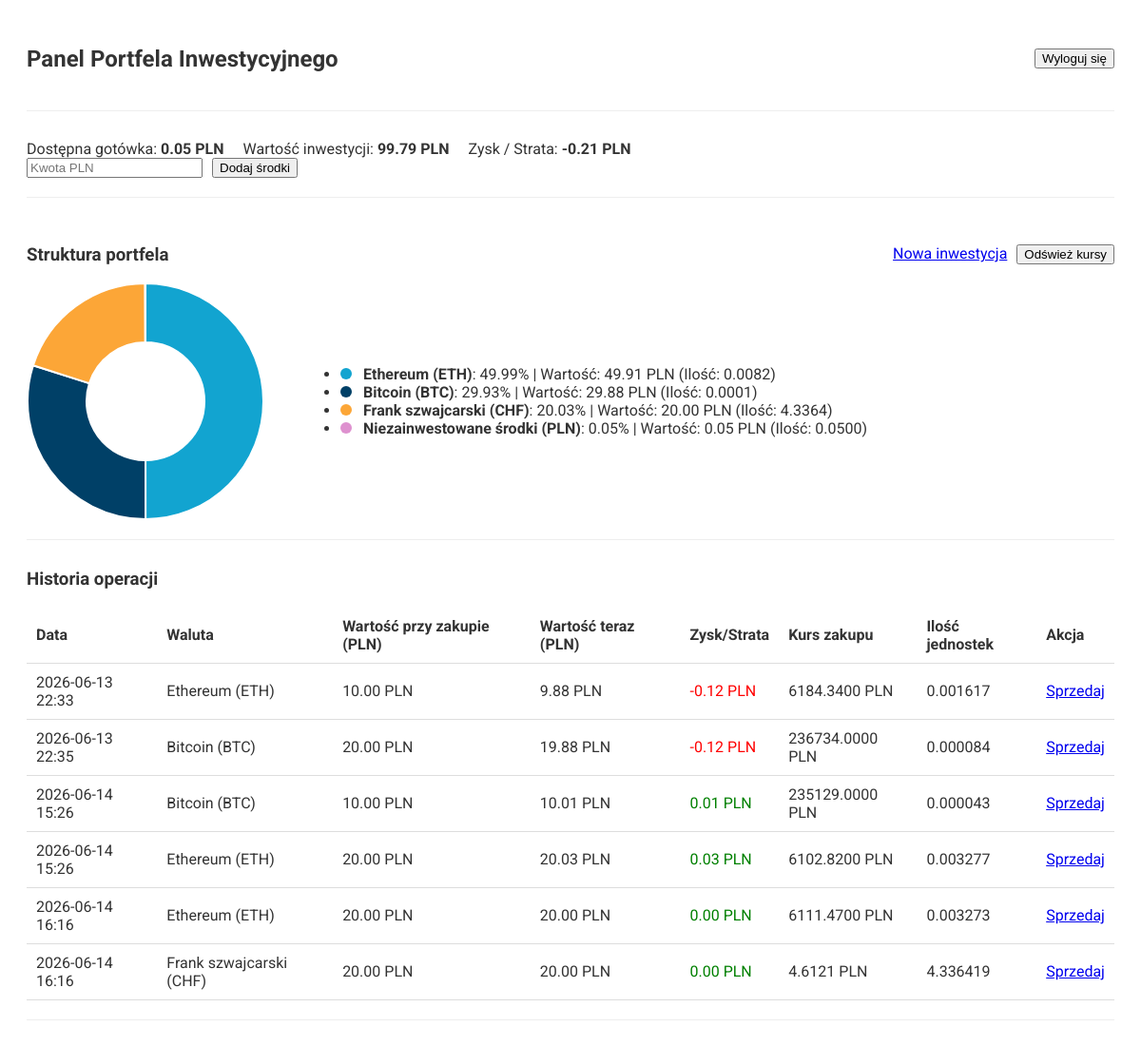
Page /auth/dashboard/ (signed in) on the committed database.
### wallet/models.py (models this page shows, shortened)
class UserProfile(models.Model):
    user = models.OneToOneField(User, on_delete=models.CASCADE)
    cash_balance_pln = models.DecimalField(
        max_digits=20, decimal_places=2, default=0.00
    )

class Asset(models.Model):
    ASSET_TYPES = (
        ("CRYPTO", "Kryptowaluta"),
        ("FIAT", "Waluta tradycyjna"),
    )
    name = models.CharField(max_length=50)
    symbol = models.CharField(max_length=10, unique=True)
    asset_type = models.CharField(max_length=10, choices=ASSET_TYPES)
    api_id = models.CharField(max_length=50, blank=True, null=True)

class WalletTransaction(models.Model):
    user = models.ForeignKey(User, on_delete=models.CASCADE)
    asset = models.ForeignKey(Asset, on_delete=models.CASCADE)
    amount_in_pln = models.DecimalField(max_digits=20, decimal_places=2)
    calculated_quantity = models.DecimalField(
        max_digits=20, decimal_places=8, default=0.0
    )
    price_per_unit = models.DecimalField(max_digits=20, decimal_places=4)
    date = models.DateTimeField(auto_now_add=True)

### wallet/views.py (the view, shortened to what this page needs)
# urls.py: path("dashboard/", wallet_dashboard_view, name="wallet_dashboard"),
@login_required
def wallet_dashboard_view(request):
    profile, created = UserProfile.objects.get_or_create(user=request.user)
    transactions = WalletTransaction.objects.filter(user=request.user).select_related(
        "asset"
    )
    for tx in transactions:
        current_price = get_or_update_asset_price(tx.asset) or Decimal("0.0")
        current_value = tx.calculated_quantity * current_price
        tx.current_value_pln = current_value
        tx.profit_loss = current_value - tx.amount_in_pln
    portfolio_dict = {}
    total_invested_pln = Decimal("0.00")
    for tx in transactions:
        asset = tx.asset
        if asset not in portfolio_dict:
            portfolio_dict[asset] = {
                "quantity": Decimal("0.0"),
                "invested_cash": Decimal("0.0"),
            }
        portfolio_dict[asset]["quantity"] += tx.calculated_quantity
        portfolio_dict[asset]["invested_cash"] += tx.amount_in_pln
        total_invested_pln += tx.amount_in_pln
    portfolio_summary = []
    current_total_investments_value = Decimal("0.00")
    for asset, data in portfolio_dict.items():
        if data["quantity"] > 0:
            current_price = get_or_update_asset_price(asset) or Decimal("0.0")
            current_value = data["quantity"] * current_price
            current_total_investments_value += current_value
            portfolio_summary.append(
                {
                    "asset": asset,
                    "quantity": data["quantity"],
                    "invested_cash": data["invested_cash"],
                    "current_value_pln": current_value,
                    "is_cash": False,
                }
            )
    if profile.cash_balance_pln > 0:
        portfolio_summary.append(
            {
                "asset": type(
                    "AssetMock",
                    (object,),
                    {"name": "Niezainwestowane środki", "symbol": "PLN"},
                ),
                "quantity": profile.cash_balance_pln,
                "invested_cash": profile.cash_balance_pln,
                "current_value_pln": profile.cash_balance_pln,
                "is_cash": True,
            }
        )
    total_wealth_value = current_total_investments_value + profile.cash_balance_pln
    colors = ["#12A4D0", "#004067", "#FCA637", "#DE91CF", "#F0238A"]
    chart_labels = []
    chart_data = []
    chart_colors = []
    for i, item in enumerate(portfolio_summary):
        if total_wealth_value > 0:
            percentage = (item["current_value_pln"] / total_wealth_value) * 100
        else:
            percentage = 0
        item["percentage"] = round(percentage, 2)
        item["color"] = colors[i % len(colors)]
        chart_labels.append(item["asset"].name)
        chart_data.append(float(item["current_value_pln"]))
        chart_colors.append(item["color"])
    profit_loss = current_total_investments_value - total_invested_pln
    context = {
        "profile": profile,
        "portfolio_summary": portfolio_summary,
        "current_total_investments_value": current_total_investments_value,
        "profit_loss": profit_loss,
        "transactions": transactions,
        "chart_labels": chart_labels,
        "chart_data": chart_data,
        "chart_colors": chart_colors,
    }
    return render(request, "wallet/dashboard.html", context)

### wallet/services.py (called while the page is built)
def get_crypto_price_from_api(api_id):
    url = (
        f"https://api.coingecko.com/api/v3/simple/price?ids={api_id}&vs_currencies=pln"
    )
    try:
        response = requests.get(url, timeout=10)
        if response.status_code == 200:
            data = response.json()
            if api_id in data and "pln" in data[api_id]:
                return Decimal(str(data[api_id]["pln"]))
    except Exception:
        pass
    return None

def get_fiat_price_from_api(symbol):
    if symbol.upper() == "PLN":
        return Decimal("1.0000")
    url = f"https://api.nbp.pl/api/exchangerates/rates/a/{symbol}/?format=json"
    try:
        response = requests.get(url, timeout=10)
        if response.status_code == 200:
            data = response.json()
            if "rates" in data and len(data["rates"]) > 0:
                return Decimal(str(data["rates"][0]["mid"]))
    except Exception:
        pass
    return None

### wallet/utils.py (called while the page is built, shortened)
def get_or_update_asset_price(asset):
    now = timezone.now()
    try:
        cache = AssetCache.objects.get(asset=asset)
        if now - cache.last_updated < timedelta(
            minutes=10
        ):  # czy catche starsze niż 10 minut
            return cache.price_pln
    except AssetCache.DoesNotExist:
        cache = None
    new_price = None
    if asset.asset_type == "CRYPTO" and asset.api_id:
        new_price = get_crypto_price_from_api(asset.api_id)
    elif asset.asset_type == "FIAT":
        new_price = get_fiat_price_from_api(asset.symbol)
    if cache:
        return cache.price_pln
    return None

### wallet/templates/wallet/dashboard.html (shortened to what this page needs)
{% load static %}
<!DOCTYPE html>
<html lang="pl">
<head>
    <link rel="stylesheet" href="{% static 'wallet/css/styles.css' %}">
</head>
<body>
    <div class="section flex-container">
        <h2>Panel Portfela Inwestycyjnego</h2>
        <div>
            <form method="post" action="{% url 'logout' %}" style="display: inline;">
                <button type="submit">Wyloguj się</button>
            </form>
        </div>
    </div>
    <div class="section">
        <div class="stats-grid">
            <div class="stat-item">Dostępna gotówka: <strong>{{ profile.cash_balance_pln|floatformat:2 }} PLN</strong></div>
            <div class="stat-item">Wartość inwestycji: <strong>{{ current_total_investments_value|floatformat:2 }} PLN</strong></div>
            <div class="stat-item">Zysk / Strata: <strong>{{ profit_loss|floatformat:2 }} PLN</strong></div>
        </div>
        <form method="post" style="display: flex; gap: 10px; align-items: center;">
            <input type="number" name="funds_amount" placeholder="Kwota PLN" min="1" required>
            <button type="submit" name="add_funds">Dodaj środki</button>
        </form>
    </div>
    <div class="section">
        <div class="flex-container">
            <h3>Struktura portfela</h3>
            <div style="display: flex; gap: 10px;">
                <a href="{% url 'invest_page' %}" class="btn btn-primary">Nowa inwestycja</a>
                <form method="post" style="margin: 0;">
                    <button type="submit" name="refresh_prices">Odśwież kursy</button>
                </form>
            </div>
        </div>
        {% if portfolio_summary %}
            <div class="portfolio-layout">
                <div class="chart-box">
                    <canvas id="portfolioChart"></canvas>
                </div>
                <div>
                    <ul class="portfolio-list">
                        {% for item in portfolio_summary %}
                            <li class="portfolio-item">
                                <span class="color-dot" style="background-color: {{ item.color }};"></span>
                                <strong>{{ item.asset.name }} ({{ item.asset.symbol }})</strong>:
                                {{ item.percentage }}% | Wartość: {{ item.current_value_pln|floatformat:2 }} PLN
                                (Ilość: {{ item.quantity|floatformat:4 }})
                            </li>
                        {% endfor %}
                    </ul>
                </div>
            </div>
        {% else %}
            <p>Twój portfel jest pusty.</p>
        {% endif %}
    </div>
    <div class="section">
        <h3>Historia operacji</h3>
        <table class="simple-table">
            <thead>
                <tr>
                    <th>Data</th>
                    <th>Waluta</th>
                    <th>Wartość przy zakupie (PLN)</th>
                    <th>Wartość teraz (PLN)</th>
                    <th>Zysk/Strata</th>
                    <th>Kurs zakupu</th>
                    <th>Ilość jednostek</th>
                    <th>Akcja</th>
                </tr>
            </thead>
            <tbody>
                {% for tx in transactions %}
                <tr>
                    <td>{{ tx.date|date:"Y-m-d H:i" }}</td>
                    <td>{{ tx.asset.name }} ({{ tx.asset.symbol }})</td>
                    <td>{{ tx.amount_in_pln }} PLN</td>
                    <td>{{ tx.current_value_pln|floatformat:2 }} PLN</td>
                    <td style="color: {% if tx.profit_loss >= 0 %}green{% else %}red{% endif %}">
                        {{ tx.profit_loss|floatformat:2 }} PLN
                    </td>
                    <td>{{ tx.price_per_unit }} PLN</td>
                    <td>{{ tx.calculated_quantity|floatformat:6 }}</td>
                    <td>
                        <a href="{% url 'delete_transaction' tx.id %}" onclick="return confirm('Sprzedać tę inwestycję?');" class="delete-action">
                            Sprzedaj
                        </a>
                    </td>
                </tr>
                {% empty %}
                <tr>
                    <td colspan="6">Brak transakcji w historii.</td>
                </tr>
                {% endfor %}
            </tbody>
        </table>
    </div>
    <script>
        {% if chart_labels %}
        const ctx = document.getElementById('portfolioChart').getContext('2d');
        new Chart(ctx, {
            type: 'doughnut',
            data: {
                labels: {{ chart_labels|safe }},
                datasets: [{
                    data: {{ chart_data }},
                    backgroundColor: {{ chart_colors|safe }}
                }]
            },
            options: {
                responsive: true,
                maintainAspectRatio: false,
                plugins: {
                    legend: {
                        display: false
                    }
                }
            }
        });
        {% endif %}
    </script>
</body>
</html>

### wallet/static/wallet/css/styles.css (style rules this page uses)
body { font-family: 'Roboto', sans-serif; color: #333333; padding: 20px; }
.section { margin-bottom: 30px; padding-bottom: 20px; border-bottom: 1px solid #eeeeee; }
.flex-container, .stats-grid, .form-actions { display: flex; align-items: center; gap: 20px; }
.flex-container { justify-content: space-between; }
.color-dot { display: inline-block; width: 12px; height: 12px; border-radius: 50%; margin-right: 8px; }
.portfolio-layout { display: flex; align-items: center; gap: 40px; }
.chart-box { width: 250px; height: 250px; }
.simple-table { width: 100%; border-collapse: collapse; }
.simple-table th, .simple-table td { padding: 10px; text-align: left; border-bottom: 1px solid #dddddd; }

### rows in the picture
UserProfile: cash_balance_pln "0.05", current_value_pln "0.05", quantity "0.0500"
Asset: asset.name "Ethereum", asset.symbol "ETH", percentage "49.99", current_value_pln "49.91", quantity "0.0082"
Asset: asset.name "Bitcoin", asset.symbol "BTC", percentage "29.93", current_value_pln "29.88", quantity "0.0001"
Asset: asset.name "Frank szwajcarski", asset.symbol "CHF", percentage "20.03", current_value_pln "20.00", quantity "4.3364"
WalletTransaction: date "2026-06-13 22:33", asset.name "Ethereum", asset.symbol "ETH", amount_in_pln "10.00", current_value_pln "9.88", profit_loss "-0.12", price_per_unit "6184.3400", calculated_quantity "0.001617"
WalletTransaction: date "2026-06-13 22:35", asset.name "Bitcoin", asset.symbol "BTC", amount_in_pln "20.00", current_value_pln "19.88", profit_loss "-0.12", price_per_unit "236734.0000", calculated_quantity "0.000084"
WalletTransaction: date "2026-06-14 15:26", asset.name "Bitcoin", asset.symbol "BTC", amount_in_pln "10.00", current_value_pln "10.01", profit_loss "0.01", price_per_unit "235129.0000", calculated_quantity "0.000043"
WalletTransaction: date "2026-06-14 15:26", asset.name "Ethereum", asset.symbol "ETH", amount_in_pln "20.00", current_value_pln "20.03", profit_loss "0.03", price_per_unit "6102.8200", calculated_quantity "0.003277"
WalletTransaction: date "2026-06-14 16:16", asset.name "Ethereum", asset.symbol "ETH", amount_in_pln "20.00", current_value_pln "20.00", profit_loss "0.00", price_per_unit "6111.4700", calculated_quantity "0.003273"
WalletTransaction: date "2026-06-14 16:16", asset.name "Frank szwajcarski", asset.symbol "CHF", amount_in_pln "20.00", current_value_pln "20.00", profit_loss "0.00", price_per_unit "4.6121", calculated_quantity "4.336419"

### other values in the picture
{{ current_total_investments_value|floatformat:2 }} "99.79"
{{ profit_loss|floatformat:2 }} "-0.21"
{{ item.asset.name }} "Niezainwestowane środki"
{{ item.asset.symbol }} "PLN"
{{ item.percentage }} "0.05"
chart data {{ chart_data }} [49.910542049, 29.88227775, 20.000000006982, 0.05]
